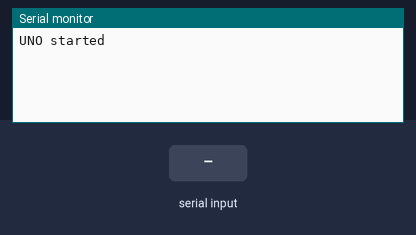
Bench run of a sketch on a simulated Arduino Uno, built with avr-gcc and run on an emulated ATmega328P. On the bench: the last lines printed to the serial monitor. The inputs (shaded band) are chosen by the test bench.

Above: at 1.2 s.
1.3 s: "1\n" received over Serial
At 2.2 s:
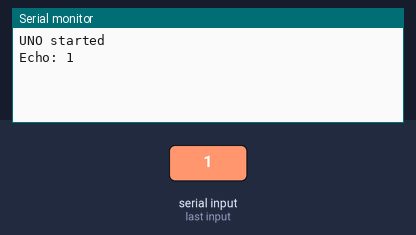
2.8 s: "0\n" received over Serial
At 3.3 s:
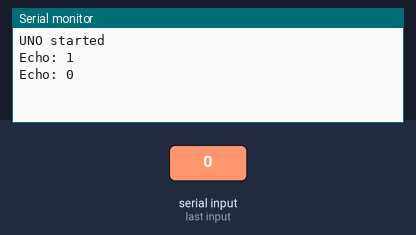
4.3 s: "2\n" received over Serial
At 5.7 s:
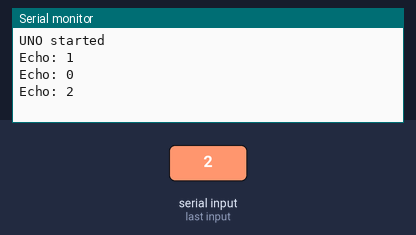

Measured:
- after the input at 1.3 s, the serial monitor: prints a new line at once (image 1)
- after the input at 2.8 s, the serial monitor: prints a new line at once (image 2)
- after the input at 4.3 s, the serial monitor: prints a new line at once (image 3)

The sketch:

SerialEcho.ino
```cpp
String buf = "";

void setup(){
  Serial.begin(9600);
  while(!Serial){ delay(1);}
  buf.reserve(200);
  Serial.println("UNO started");
}

int ib = 0;
void loop(){
  while (Serial.available()){
    delay(4); // allow buffer to fill
    ib = Serial.read();
    buf += ((char)ib);

    if(((char)ib)== '\n' || buf.length()== 200){
        Serial.print("Echo: ");
        Serial.print(buf);
        buf = "";
    }
  }
}
```
